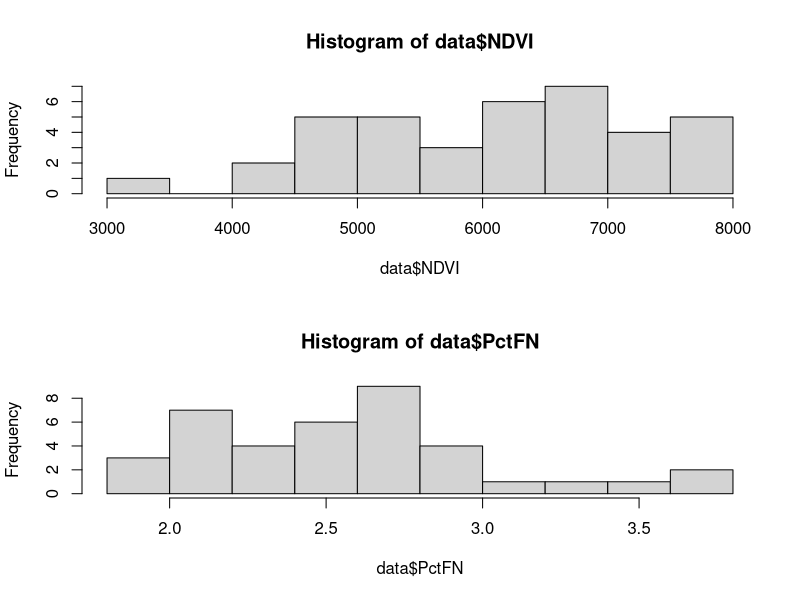
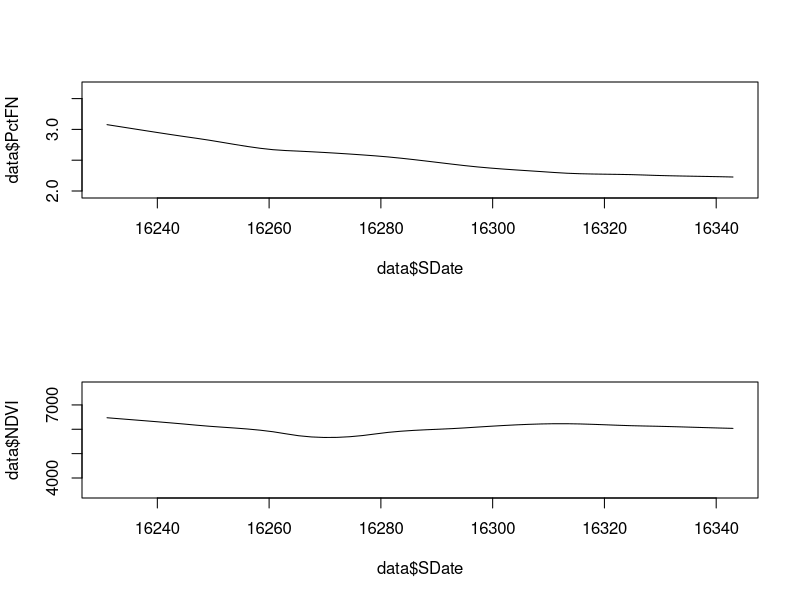
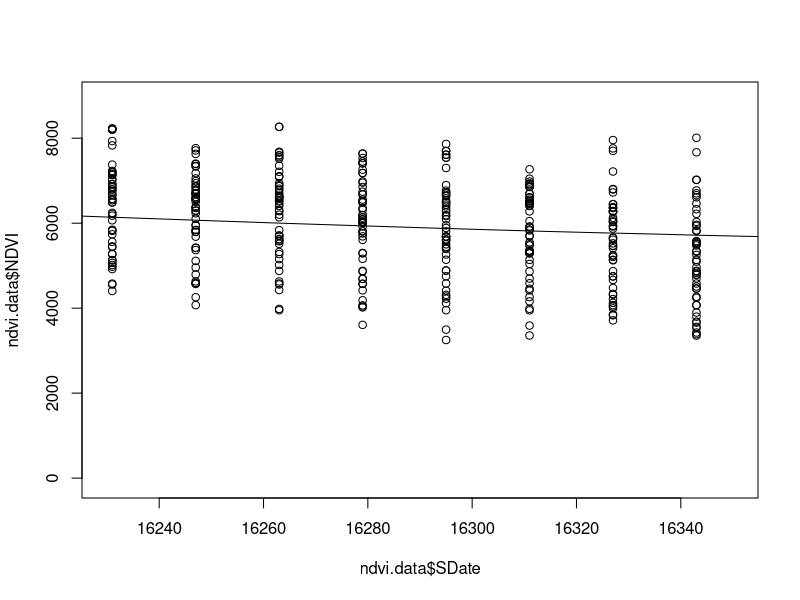
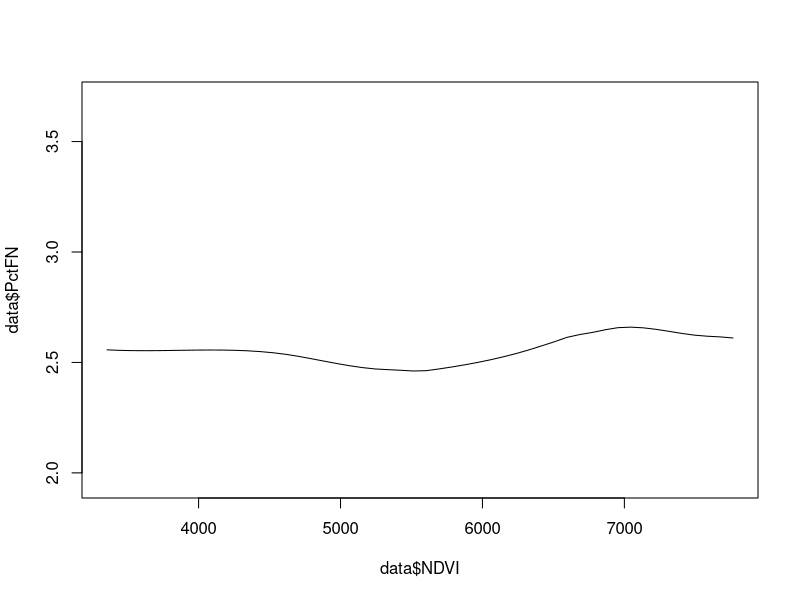

Reproduce these figures in R, in order.
#######################################################
#### LANDSCAPE ECOLOGY CLASS PROJECT - Spring 2016 ####
################## Kristin Barker #####################
#######################################################

#Goal: Quantify relationship between remotely sensed vegetation
       #index (NDVI or EVI) and elk fecal nitrogen

###set wd; read in data
wd_workcomp <- "C:\\Users\\kristin.barker\\Documents\\GitHub\\FecalN-NDVI"
wd_laptop <- "C:\\Users\\kjbark3r\\Documents\\GitHub\\FecalN-NDVI"
  if (file.exists(wd_workcomp)){
    inpath="C:\\Users\\kristin.barker\\Documents\\GitHub\\FecalN-NDVI\\"
  } else {
    inpath="C:\\Users\\kjbark3r\\Documents\\GitHub\\FecalN-NDVI\\"
  }
setwd(inpath)
getwd() #sanity check
remote.raw <- read.csv("remotedata.csv")
fecaln.raw <- read.csv("fecalndata2014.csv")

###load libraries
  #data wrangling
library(dplyr)
library(tidyr)
  #spatial stuff

###prep remote data
  #pull pellet-related NDVI data only; fix plot names; tidy
remote.data <- filter(remote.raw, Type == "Pellet 2014")
remote.data <- select(remote.data, starts_with("ndvi."), PlotID)
remote.data$PlotID <- extract_numeric(remote.data$PlotID)
remote.data <- rename(remote.data, SampleID = PlotID) 

###prep NDVI data
ndvi.data <- gather(remote.data, key = SDate, value = "NDVI", -SampleID)
ndvi.data$SDate <- substr(ndvi.data$SDate, 6, 13)
ndvi.data$SDate <- as.Date(as.character(ndvi.data$SDate), format='%Y%m%d')

###prep fecaln data
  #add lat-long to each sample
colxndata <- read.csv("colxnsites2014.csv")
fecaln.raw <- rename(fecaln.raw, SampleID = Sample.ID)
fn.data <- inner_join(fecaln.raw, colxndata, by = "SampleID") 
  #remove extraneous columns; format date
fn.data <- subset(fn.data, select = -c(ResidentMigratory,
                                       SampleType, SampleDate, Collector))
fn.data$Date <- as.Date(as.character(fn.data$Date), format = "%m/%d/20%y")
  #pathetically create column relating collxn date to NDVI/EVI date
fn.data$SDate <- c("2014-06-10", "2014-06-10","2014-06-10","2014-06-10","2014-06-10","2014-06-10",
                   "2014-06-26","2014-06-26","2014-06-26","2014-06-26","2014-06-26",
                   "2014-07-12","2014-07-12","2014-07-12","2014-07-12",
                   "2014-07-28","2014-07-28","2014-07-28","2014-07-28",
                   "2014-08-13","2014-08-13","2014-08-13","2014-08-13","2014-08-13","2014-08-13","2014-08-13",
                   "2014-08-29","2014-08-29","2014-08-29","2014-08-29","2014-08-29",
                   "2014-09-14","2014-09-14","2014-09-14","2014-09-14",
                   "2014-09-30","2014-09-30","2014-09-30")
fn.data$SDate <- as.Date(as.character(fn.data$SDate), format='%Y-%m-%d')

###combine data
data <- inner_join(fn.data, ndvi.data, by=c("SampleID", "SDate"))   
  #shit, now what?

###check out the data
#hey data, come here often?
par(mfrow=c(2,1))
hist(data$NDVI)
hist(data$PctFN)

scatter.smooth(data$PctFN ~ data$SDate, col=c("black", "red")[data$MigStatus])
scatter.smooth(data$NDVI ~ data$SDate, col=c("black", "red")[data$MigStatus])

dev.off()
scatter.smooth(ndvi.data$NDVI ~ ndvi.data$SDate, xlim=c(16230,16350))
scatter.smooth(data$PctFN ~ data$NDVI, col=c("black", "red")[data$MigStatus])

###QUESTION: What factors best explain var'n in fecal N?
###make a table of the outputs of various linear regressions
reg1 <- lm(PctFN ~ NDVI, data=data)
  summary(reg1)
reg2 <- lm(PctFN ~ NDVI+SDate, data=data)
  summary(reg2)
reg3 <- lm(PctFN ~ NDVI+SDate+MigStatus, data=data)
  summary(reg3)
reg4 <- lm(PctFN ~ NDVI+SDate*MigStatus, data=data)
  summary(reg4)
reg5 <- lm(PctFN ~ SDate+MigStatus, data=data)
  summary(reg5)
reg6 <- lm(PctFN ~ SDate*MigStatus, data=data)
  summary(reg6)
reg7 <- lm(PctFN ~ SDate, data=data)
  summary(reg7)
  
lm1 <- c(reg1$coefficients[1], reg1$coefficients[2], 
         summary(reg1)$r.squared, summary(reg1)$sigma)
lm2 <- c(reg2$coefficients[1], reg2$coefficients[2], 
         summary(reg2)$r.squared, summary(reg2)$sigma)
lm3 <- c(reg3$coefficients[1], reg3$coefficients[2], 
         summary(reg3)$r.squared, summary(reg3)$sigma)
lm4 <- c(reg4$coefficients[1], reg4$coefficients[2], 
         summary(reg4)$r.squared, summary(reg4)$sigma)
lm5 <- c(reg5$coefficients[1], reg5$coefficients[2], 
         summary(reg5)$r.squared, summary(reg5)$sigma)
lm6 <- c(reg6$coefficients[1], reg6$coefficients[2], 
         summary(reg6)$r.squared, summary(reg6)$sigma)
lm7 <- c(reg7$coefficients[1], reg7$coefficients[2], 
         summary(reg7)$r.squared, summary(reg7)$sigma)

tprep <- rbind(lm1, lm2, lm3, lm4, lm5, lm6, lm7)
tab <- as.data.frame(tprep, row.names = 
                       c("NDVI", "NDVI + Date", "NDVI + Date + MigStatus",
                         "NDVI + Date * MigStatus", "Date + MigStatus", 
                         "Date * MigStatus", "Date"))
tab <- rename(tab, NDVIcoeff = NDVI)
tab <- rename(tab, Rsquared = V3)
tab <- rename(tab, StdError = V4)